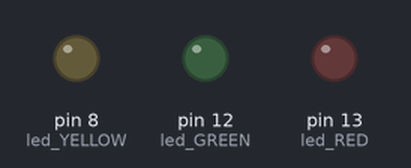
The sketch below on a simulated Arduino Uno, built with avr-gcc and run on an emulated ATmega328P. Shown: output pins drawn as LEDs (lit = HIGH).

Above: at 0.5 s.
At 1.5 s:
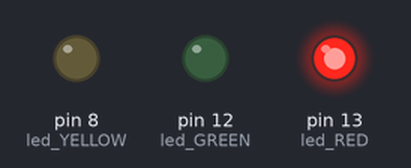
At 3.5 s:
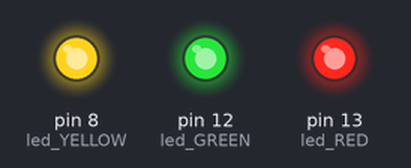
At 4.5 s:
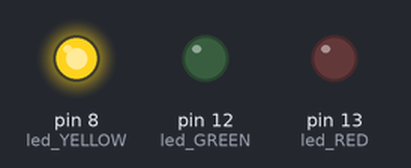
At 5.5 s:
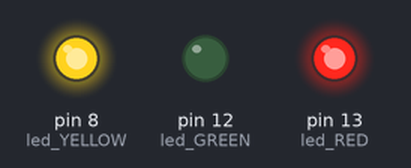
At 6.5 s:
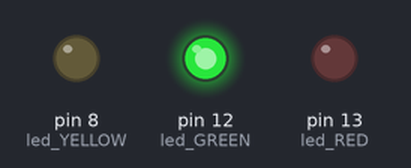
Timing chart, 0 to 7.8 s (numbered marks = the images above):
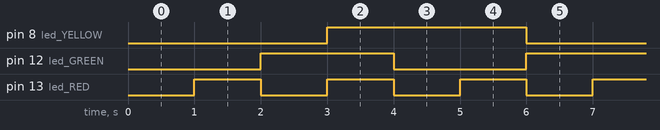

Measured:
- by itself, pin 8 (led_YELLOW): alternates HIGH for 3.0 s and LOW for 3.0 s
- by itself, pin 12 (led_GREEN): alternates HIGH for 2.0 s and LOW for 2.0 s
- by itself, pin 13 (led_RED): alternates HIGH for 1.0 s and LOW for 1.0 s

The sketch:

LED_1.ino
```cpp
const int led_RED = 13, led_GREEN = 12, led_YELLOW =8;
unsigned long l1, l2, l3, l4, l5, l6;
unsigned long interval1 = 1000, interval2 = 2000, interval3 = 3000;
int fON1 = 0;
int fON2 = 0;
int fON3 = 0;

void setup() {
  pinMode(led_RED, OUTPUT);
  pinMode(led_GREEN, OUTPUT);
  pinMode(led_YELLOW, OUTPUT);
  l1 = 0;
  l3 = 0;
  l5 = 0;
}

void loop() {
  l2 = millis();
  if (l2 - l1 >= interval1) {
    l1 = l2;

    if (!fON1) {
      fON1 = HIGH;
      } else {
        fON1 = LOW;
        }
        digitalWrite(led_RED, fON1);
  }

  l4 = millis();
  if (l4 - l3 >= interval2) {
    l3 = l4;
     if (!fON2) {
      fON2 = HIGH;
      } else {
        fON2 = LOW;
        }
        digitalWrite(led_GREEN, fON2);
    }

  l6 = millis();
  if (l6 - l5 >= interval3) {
    l5 = l6;
     if (!fON3) {
      fON3 = HIGH;
      } else {
        fON3 = LOW;
        }
        digitalWrite(led_YELLOW, fON3);
    }
}
```
